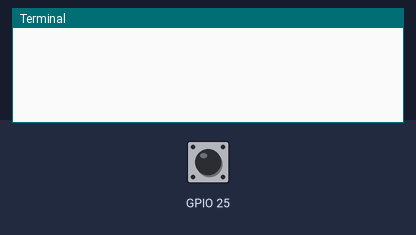
Simulated run of this program. Board: Raspberry Pi (BCM pin numbers). Shown: the last lines printed to the terminal. The inputs (shaded band) are chosen by the test bench; at power-on: GPIO 25 HIGH. The run ends when the program shuts the computer down. At 9.3 s the program puts the board to deep sleep or switches it off; the recording ends there.

Above: at 1.2 s.
1.3 s: GPIO 25 pulled LOW for 0.15 s
At 2.1 s:
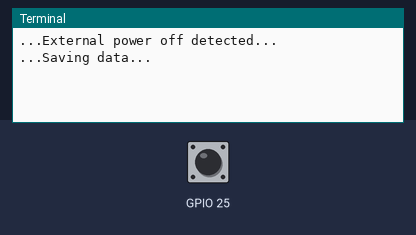
At 4.9 s:
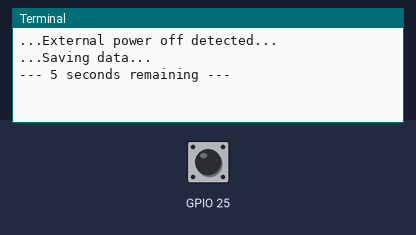
Timing chart, 0 to 6.4 s (numbered marks = the images above; inputs shaded):
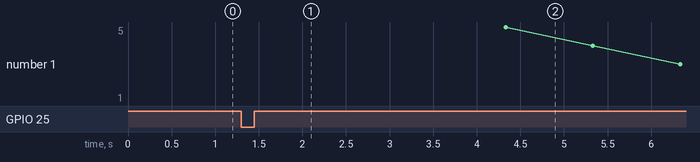

The program:

ups_detect.py
```python
#!/usr/bin/env python3

import RPi.GPIO as GPIO
import time
import os

num = 0

GPIO.setmode(GPIO.BCM)  # Set GPIO numbering mode
GPIO.setup(25, GPIO.IN, pull_up_down=GPIO.PUD_UP)  # Set GPIO25 as input with pull-up resistor
GPIO.add_event_detect(25, GPIO.FALLING, bouncetime=500)  # Add debounce time for stabilization

while True:
    if GPIO.event_detected(25):
        print("...External power off detected...")
        os.system("sync")  # Ensure data is written to disk
        print("...Saving data...")
        time.sleep(3)
        os.system("sync")  # Save data again

        while num < 5:
            print(f"--- {5 - num} seconds remaining ---")
            num += 1
            time.sleep(1)

        os.system("sudo shutdown -h now")  # Execute system shutdown
```

Measured:
- after the input at 1.3 s, the terminal: prints a new line at once (image 1)
